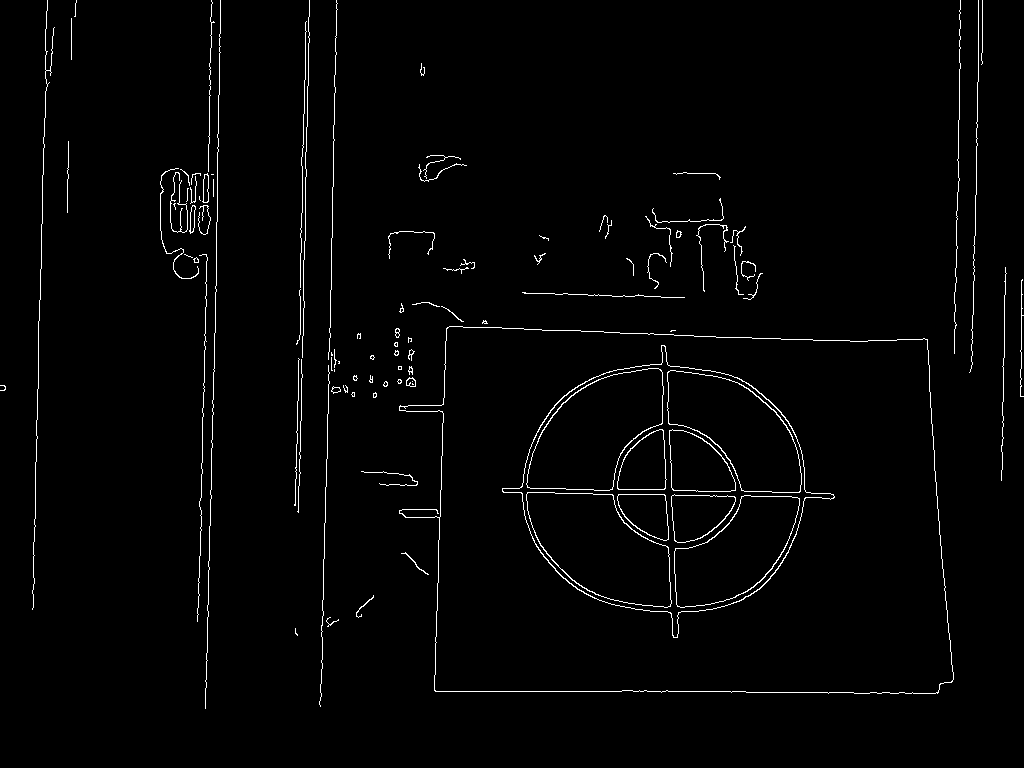
#> input picture dartCapture_0.png, 1024 x 768 px, given in place of the camera
$ python capture_points.py
#> lines starting #> are read from the running program, lines starting #| are printed output that depends on the picture
# imports
# Plot
import matplotlib.pyplot as plt
from matplotlib.patches import Rectangle
import numpy as np
import math
import random as rand
# Webcam
import cv2

cam_on = True
img_counter = 0

### Capturing dart location using webcam: -------------------------------------------
# Setup webcam to get the data
if (cam_on):
    cap = cv2.VideoCapture(0)
    # Loop until exit or measurements done
    while (cap.isOpened()):
        # Capture frame-by-frame
        ret, frame = cap.read()
#> frame is the input picture: shape (768, 1024, 3); 1.7% white in thin lines or dots
        # Resize frame
        frame = cv2.resize(frame, (1024, 768), fx=0, fy=0, interpolation=cv2.INTER_CUBIC)
        #gray = cv2.cvtColor(frame, cv2.COLOR_BGR2GRAY)
        # adaptive thresholding to use different threshold
        # values on different regions of the frame.
        #filtered = cv2.adaptiveThreshold(gray, 255, cv2.ADAPTIVE_THRESH_MEAN_C, cv2.THRESH_BINARY_INV, 11, 2)
        prefiltered = cv2.GaussianBlur(frame, (5, 5), 0)
        filtered = cv2.Canny(prefiltered, 100, 200)
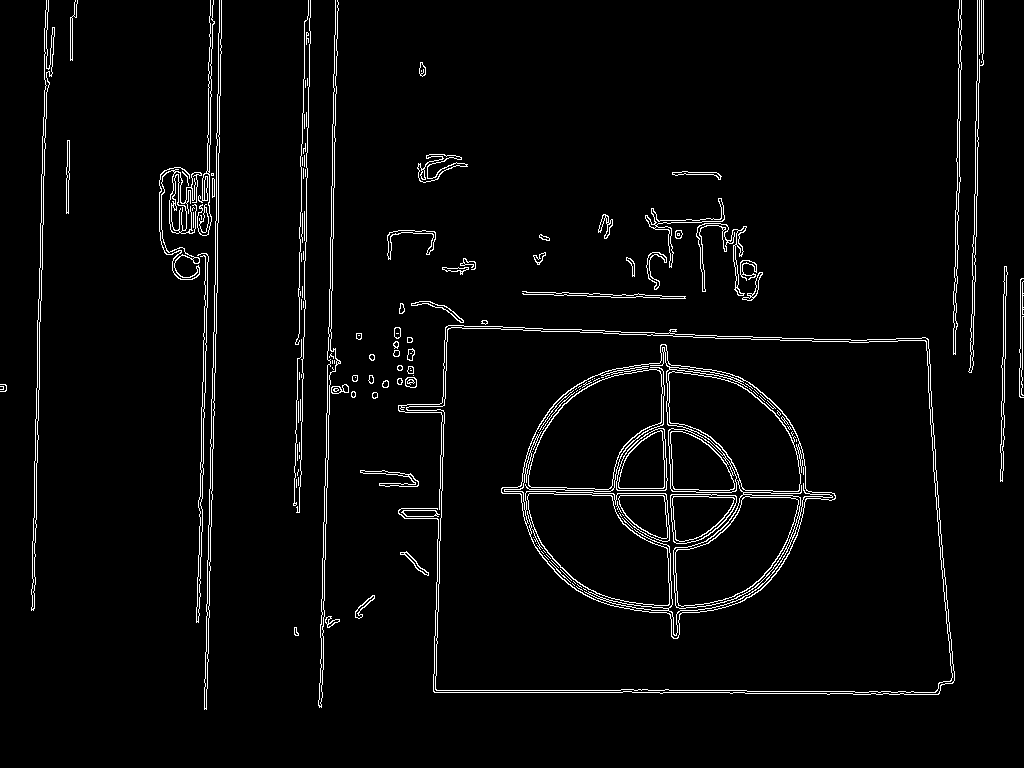
#> filtered: shape (768, 1024); 3.2% white in thin lines or dots

        # 1280 × 720
        # Show resulting frame once edge detection is applied
        cv2.imshow('Shooting Board', filtered)

        #	TODO	Notify user to take reference image
        # Escape meas process or take picture using space
        k = cv2.waitKey(1)
#> (key Esc is pressed here)
        if k % 256 == 27:
            # ESC key pressed => close everything
            break

        elif k % 256 == 32:
            # Space pressed => capture one image
            img_name = "dartCapture_{}.png".format(img_counter)
            cv2.imwrite(img_name, filtered)
            print("{} written!".format(img_name))
            img_counter += 1

    ## IDEA: make computation of dart locations in while loop and save locations
    # 	OR take all pictures and then compute after while loop

    # release the video capture object
    cap.release()
    # Closes all the windows currently opened.
    cv2.destroyAllWindows()

### Collect dart locations
# Get position of the dart
# TODO


# number of darts shot #TODO: get number of darts shot from video
n_meas = 100
# Size of shooting board
x_size = 100
y_size = 100
# hit oundaries for a dart to be considered as a good hit
x_low_bound = 40
x_up_bound = 60
y_low_bound = 40
y_up_bound = 60

# create 2d array to store dart positions
data = np.empty((0, 2))

# generate random fake dart points
for i in range(0, n_meas, 1):
    xrand = rand.randrange(0, x_size, 1)
    yrand = rand.randrange(0, y_size, 1)
    data = np.append(data, np.array([[xrand, yrand]]), axis=0)

### Data analysis----------------------------------------------------------------
# count number of dart within the given boundary
counter = 0
# not working since i and k should be bounded as tuple
for i in data:
    if i[0] in range(x_low_bound, x_up_bound) and i[1] in range(y_low_bound, y_up_bound):
        counter += 1

count_str = str(counter) + " Target hits "

# Plot dart locations and boundaries rectangle
fig, ax = plt.subplots()
ax.plot(data[:, 0], data[:, 1], 'ko')
ax.add_patch(
    Rectangle(((x_low_bound, y_low_bound)), (x_up_bound - x_low_bound), (y_up_bound - y_low_bound), edgecolor='green',
              facecolor='gray', lw=5))
title = 'Dart locations: ' + str(counter) + ' Target hits'
plt.title(title)
plt.xlabel('x (cm)')
plt.ylabel('y (cm)')
plt.grid()
plt.show()
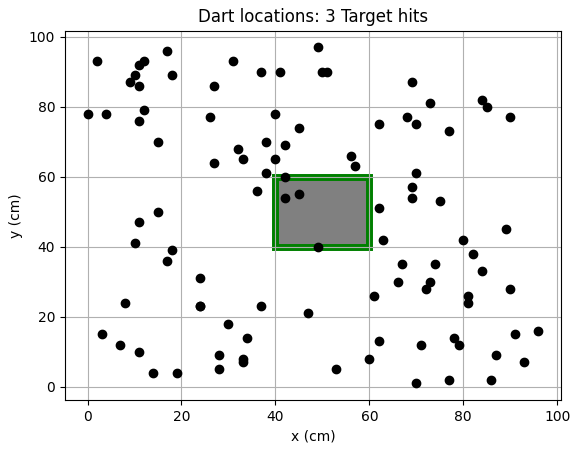
#> figure drawn by matplotlib, 1 panel

$ run again, on dartCapture_2.png
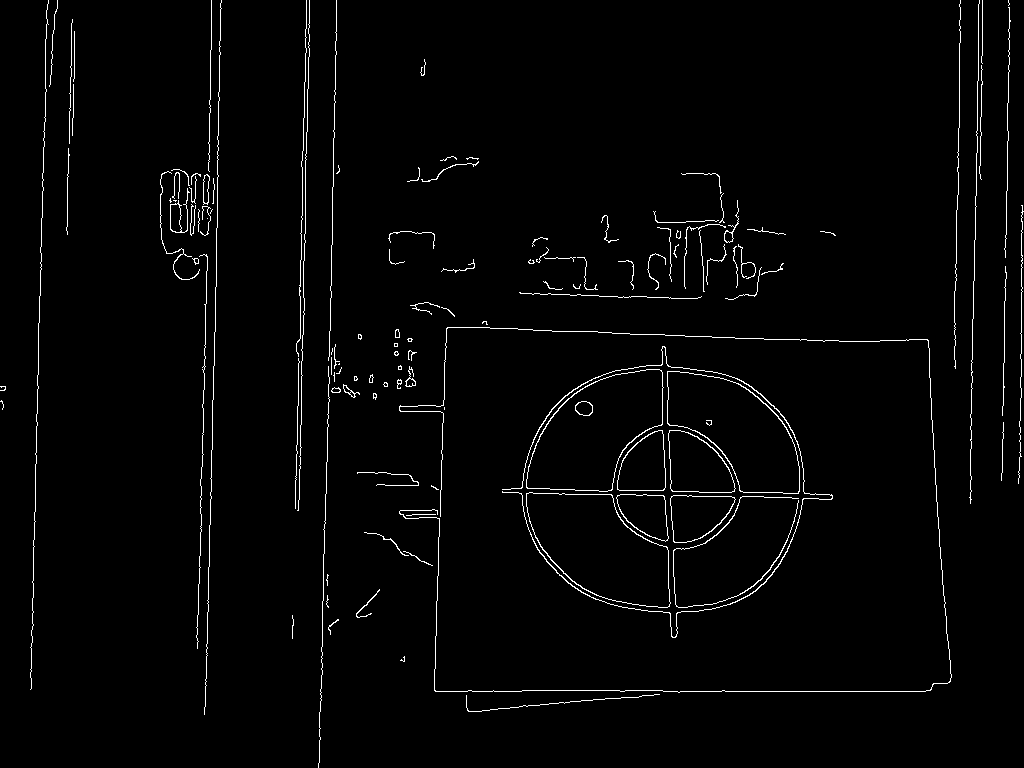
#> input picture dartCapture_2.png, 1024 x 768 px, given in place of the camera
#> frame is the input picture: shape (768, 1024, 3); 2% white in thin lines or dots
#> `filtered = cv2.Canny(prefiltered, 100, 200)`:
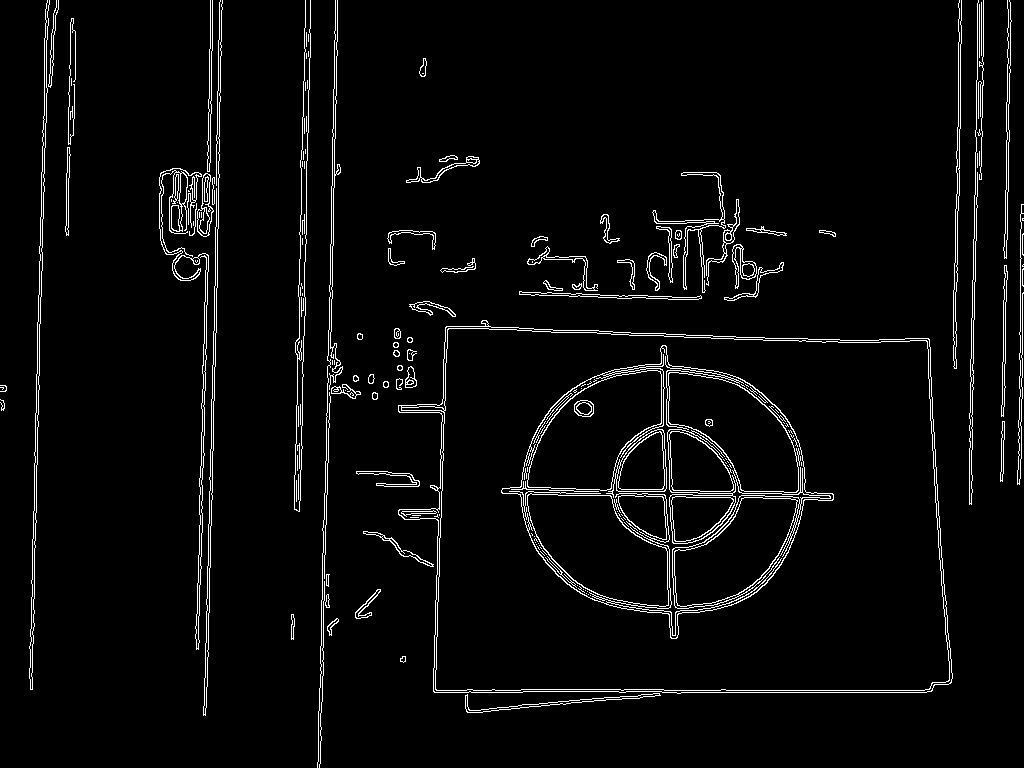
#> filtered: shape (768, 1024); 3.7% white in thin lines or dots
